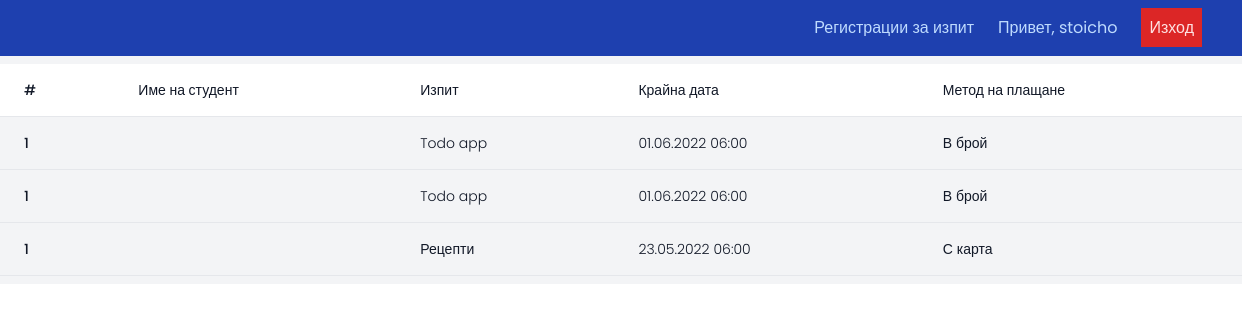
Before: /exams/exam-registrations/ (signed in) with the older database file.
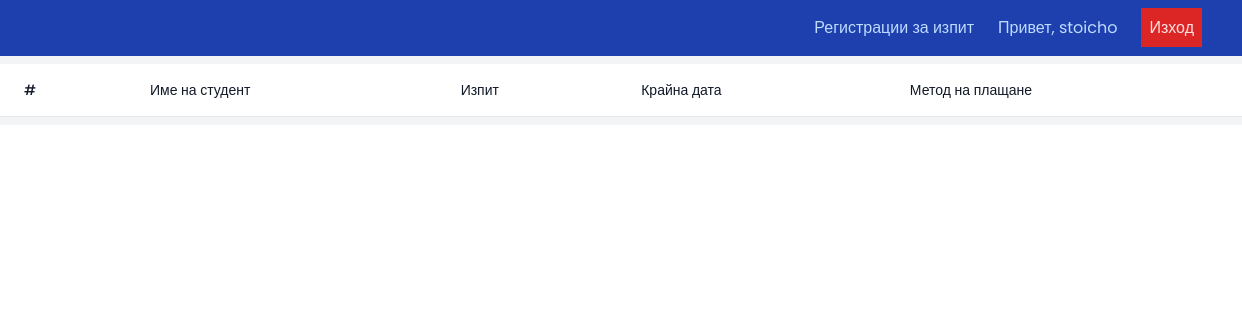
After: the same page with the newer database file.
### modules/models.py (models this page shows, shortened)
class ExamRegistration(models.Model):
    PAYMENT_CHOICES = (
      ('cash', 'В брой'),
      ('card', 'С карта'),
      ('bank transfer', 'Банков превод'),
    )
    exam = models.ForeignKey(Exam, related_name="applications", on_delete=models.CASCADE)
    user = models.ForeignKey(User, related_name="exam_applications", on_delete=models.CASCADE)
    payment_method = models.CharField(max_length=100, choices=PAYMENT_CHOICES, default='cash')
    def get_payment_method_display(self):
        return dict(self.PAYMENT_CHOICES).get(self.payment_method)

class Exam(models.Model):
    module = models.ForeignKey(Module, related_name="exams", on_delete=models.CASCADE)
    name = models.CharField(max_length=255)
    description = models.TextField(blank=True)
    exam_date = models.DateTimeField()
    def humanize_date(self):
        return self.exam_date.strftime("%d.%m.%Y %H:%M")

### exams/views.py (the view)
# urls.py: path('exam-registrations/', views.exam_registrations, name='exam_registrations'),
def exam_registrations(request):
    exam_registrations = ExamRegistration.objects.all()
    return render(request, 'exams/exam_registrations.html', {'exam_registrations': exam_registrations})

### templates/exams/exam_registrations.html (shortened to what this page needs)
{% extends '../base.html' %}
{% load static %}
{%  block content %}
<div class="flex flex-col">
  <div class="overflow-x-auto sm:-mx-6 lg:-mx-8">
    <div class="py-2 inline-block min-w-full sm:px-6 lg:px-8">
      <div class="overflow-hidden">
        <table class="min-w-full">
          <thead class="bg-white border-b">
            <tr>
              <th scope="col" class="text-sm font-medium text-gray-900 px-6 py-4 text-left">
                #
              </th>
              <th scope="col" class="text-sm font-medium text-gray-900 px-6 py-4 text-left">
                Име на студент
              </th>
              <th scope="col" class="text-sm font-medium text-gray-900 px-6 py-4 text-left">
                Изпит
              </th>
              <th scope="col" class="text-sm font-medium text-gray-900 px-6 py-4 text-left">
                Крайна дата
              </th>
              <th scope="col" class="text-sm font-medium text-gray-900 px-6 py-4 text-left">
                Метод на плащане
              </th>
            </tr>
          </thead>
          <tbody>
            {% for registration in exam_registrations %}
            <tr class="bg-gray-100 border-b">
              <td class="px-6 py-4 whitespace-nowrap text-sm font-medium text-gray-900">1</td>
              <td class="text-sm text-gray-900 font-light px-6 py-4 whitespace-nowrap">
              </td>
              <td class="text-sm text-gray-900 font-light px-6 py-4 whitespace-nowrap">
                {{registration.exam.name}}
              </td>
              <td class="text-sm text-gray-900 font-light px-6 py-4 whitespace-nowrap">
                {{registration.exam.humanize_date}}
              </td>
              <td class="text-sm text-gray-900 font-light px-6 py-4 whitespace-nowrap">
                {{registration.get_payment_method_display}}
              </td>
            </tr>
            {% endfor %}
          </tbody>
        </table>
      </div>
    </div>
  </div>
</div>
{% endblock %}

### templates/base.html (shortened to what this page needs)
{% load static %}
<!DOCTYPE html>
<html lang="en">
<head>
    <script src="https://cdn.tailwindcss.com"></script>
    <link rel="stylesheet" href="{% static 'styles/base.css' %}">
    <link rel="stylesheet" href="{% static 'styles/forms.css' %}">
</head>
<body hx-headers='{"X-CSRFToken": "{{ csrf_token }}"}'>
{% include "navbar.html" %}
<div  class="bg-gray-100">
{% block content %}
{% endblock content %}
</div>
</body>
</html>

### templates/navbar.html (shortened to what this page needs)
<header class="bg-blue-800 p-4 text-blue-200">
  <nav>
    <ul class="flex justify-end items-center space-x-6">
      <li><a href="{% url 'exams:exam_registrations' %}">Регистрации за изпит</a></li>
      {% if user.is_authenticated %}
        <li><a href="">Привет, {{request.user.username}}</a></li>
        <li><a class="p-2 bg-red-600 text-red-100" href="{% url 'accounts:logout'%}">Изход</a></li>
      {% else %}
        <li><a href="{% url 'accounts:login'%}">Вход</a></li>
        <li><a href="{% url 'accounts:register'%}">Регистрация</a></li>
      {% endif %}
    </ul>
  </nav>
</header>

### static/styles/base.css (style rules this page uses)
* { font-family: 'Poppins', sans-serif; }

Changed rows visible on the page:
removed ExamRegistration: exam.name "Todo app", exam.humanize_date "01.06.2022 06:00", payment_method "В брой"
removed ExamRegistration: exam.name "Todo app", exam.humanize_date "01.06.2022 06:00", payment_method "В брой"
removed ExamRegistration: exam.name "Рецепти", exam.humanize_date "23.05.2022 06:00", payment_method "С карта"
